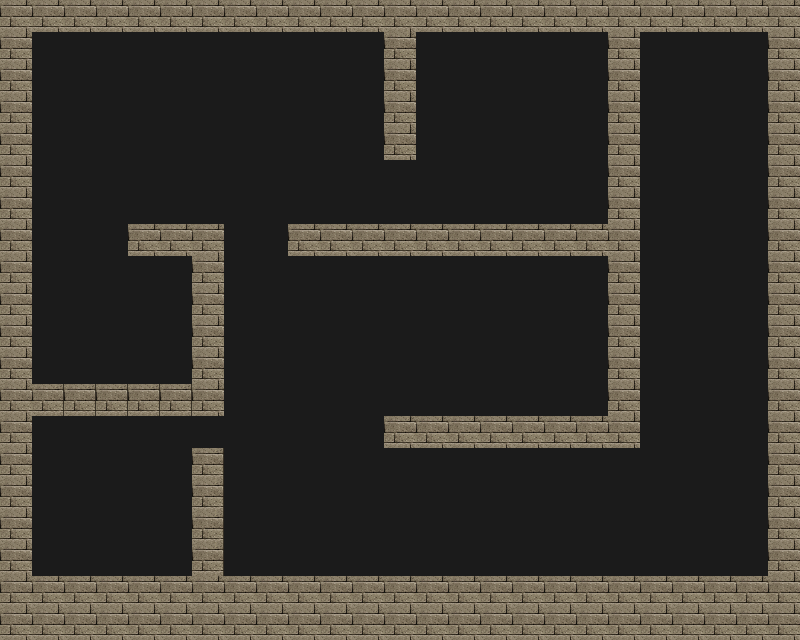

Tiled map render using the project's own tile images. Description and the whole map definition, tile-layer contents included, below:
An orthogonal 25x20 tile map with 32x32 px tiles, 2 tile layers (Road, Wall), 2 hidden layers not drawn, 4 tilesets.

<map version="1.2" tiledversion="1.2.4" orientation="orthogonal" renderorder="right-down" width="25" height="20" tilewidth="32" tileheight="32" infinite="0" nextlayerid="5" nextobjectid="1">
 <tileset firstgid="1" source="tilesets/meta.tsx" />
 <tileset firstgid="3" source="tilesets/road.tsx" />
 <tileset firstgid="4" source="tilesets/traps.tsx" />
 <tileset firstgid="196" source="tilesets/wallsandroofs.tsx" />
 <layer id="1" name="Road" width="25" height="20">
  <data encoding="csv">
3,3,3,3,3,3,3,3,3,3,3,3,3,3,3,3,3,3,3,3,3,3,3,3,3,
3,3,3,3,3,3,3,3,3,3,3,3,3,3,3,3,3,3,3,3,3,3,3,3,3,
3,3,3,3,3,3,3,3,3,3,3,3,3,3,3,3,3,3,3,3,3,3,3,3,3,
3,3,3,3,3,3,3,3,3,3,3,3,3,3,3,3,3,3,3,3,3,3,3,3,3,
3,3,3,3,3,3,3,3,3,3,3,3,3,3,3,3,3,3,3,3,3,3,3,3,3,
3,3,3,3,3,3,3,3,3,3,3,3,3,3,3,3,3,3,3,3,3,3,3,3,3,
3,3,3,3,3,3,3,3,3,3,3,3,3,3,3,3,3,3,3,3,3,3,3,3,3,
3,3,3,3,3,3,3,3,3,3,3,3,3,3,3,3,3,3,3,3,3,3,3,3,3,
3,3,3,3,3,3,3,3,3,3,3,3,3,3,3,3,3,3,3,3,3,3,3,3,3,
3,3,3,3,3,3,3,3,3,3,3,3,3,3,3,3,3,3,3,3,3,3,3,3,3,
3,3,3,3,3,3,3,3,3,3,3,3,3,3,3,3,3,3,3,3,3,3,3,3,3,
3,3,3,3,3,3,3,3,3,3,3,3,3,3,3,3,3,3,3,3,3,3,3,3,3,
3,3,3,3,3,3,3,3,3,3,3,3,3,3,3,3,3,3,3,3,3,3,3,3,3,
3,3,3,3,3,3,3,3,3,3,3,3,3,3,3,3,3,3,3,3,3,3,3,3,3,
3,3,3,3,3,3,3,3,3,3,3,3,3,3,3,3,3,3,3,3,3,3,3,3,3,
3,3,3,3,3,3,3,3,3,3,3,3,3,3,3,3,3,3,3,3,3,3,3,3,3,
3,3,3,3,3,3,3,3,3,3,3,3,3,3,3,3,3,3,3,3,3,3,3,3,3,
3,3,3,3,3,3,3,3,3,3,3,3,3,3,3,3,3,3,3,3,3,3,3,3,3,
3,3,3,3,3,3,3,3,3,3,3,3,3,3,3,3,3,3,3,3,3,3,3,3,3,
3,3,3,3,3,3,3,3,3,3,3,3,3,3,3,3,3,3,3,3,3,3,3,3,3
</data>
 </layer>
 <layer id="2" name="Trap" width="25" height="20" visible="0">
  <data encoding="csv">
0,0,0,0,0,0,0,0,0,0,0,0,0,0,0,0,0,0,0,0,0,0,0,0,0,
0,0,0,0,0,0,0,0,0,0,0,0,0,0,0,162,163,18,18,0,162,163,0,0,0,
0,0,0,0,0,0,0,0,0,0,0,0,0,0,0,178,179,18,18,0,178,179,0,0,0,
0,0,0,0,0,0,0,0,0,0,0,0,0,0,0,194,195,18,18,0,194,195,0,0,0,
0,0,0,0,0,156,0,0,0,0,0,0,0,0,0,162,163,18,18,0,18,163,163,156,0,
0,0,0,0,0,0,0,0,0,0,0,0,0,0,0,178,179,18,18,0,0,0,0,0,0,
0,0,0,0,0,0,0,0,0,0,0,0,0,0,0,194,156,18,18,0,0,0,0,0,0,
0,163,163,163,0,0,0,0,0,0,0,0,0,0,0,0,0,0,0,0,0,0,0,0,0,
0,163,163,163,163,163,0,0,0,64,64,80,81,162,163,0,0,0,0,0,0,0,0,0,0,
0,80,81,64,80,81,0,0,0,80,81,96,97,178,179,0,97,80,0,0,0,0,0,0,0,
0,96,97,18,96,97,0,0,0,96,97,80,81,162,163,0,81,96,0,0,0,0,0,0,0,
0,80,81,18,80,81,0,0,0,80,81,96,97,178,179,0,97,80,0,0,0,0,0,0,0,
0,96,97,64,96,97,0,0,0,96,97,64,64,194,195,0,0,0,0,0,0,0,0,0,0,
0,0,0,0,0,0,0,0,0,0,0,0,0,0,0,0,0,0,0,0,0,0,0,0,0,
0,0,0,0,0,0,0,0,0,0,0,0,0,0,0,0,0,0,163,163,0,0,0,0,0,
0,0,0,0,0,0,0,0,0,0,0,0,0,0,0,0,0,0,163,163,0,0,0,0,0,
0,0,0,0,0,0,0,0,0,0,0,0,0,18,18,0,0,0,163,163,0,0,0,0,0,
0,0,0,0,0,0,0,0,0,0,0,0,0,0,0,0,0,0,163,156,0,0,0,0,0,
0,0,0,0,0,0,0,0,0,0,0,0,0,0,0,0,0,0,0,0,0,0,0,0,0,
0,0,0,0,0,0,0,0,0,0,0,0,0,0,0,0,0,0,0,0,0,0,0,0,0
</data>
 </layer>
 <layer id="3" name="Wall" width="25" height="20">
  <data encoding="csv">
261,261,261,261,261,261,261,261,261,261,261,261,261,261,261,261,261,261,261,261,261,261,261,261,261,
261,0,0,0,0,0,0,0,0,0,0,0,261,0,0,0,0,0,0,261,0,0,0,0,261,
261,0,0,0,0,0,0,0,0,0,0,0,261,0,0,0,0,0,0,261,0,0,0,0,261,
261,0,0,0,0,0,0,0,0,0,0,0,261,0,0,0,0,0,0,261,0,0,0,0,261,
261,0,0,0,0,0,0,0,0,0,0,0,261,0,0,0,0,0,0,261,0,0,0,0,261,
261,0,0,0,0,0,0,0,0,0,0,0,0,0,0,0,0,0,0,261,0,0,0,0,261,
261,0,0,0,0,0,0,0,0,0,0,0,0,0,0,0,0,0,0,261,0,0,0,0,261,
261,0,0,0,261,261,261,0,0,261,261,261,261,261,261,261,261,261,261,261,0,0,0,0,261,
261,0,0,0,0,0,261,0,0,0,0,0,0,0,0,0,0,0,0,261,0,0,0,0,261,
261,0,0,0,0,0,261,0,0,0,0,0,0,0,0,0,0,0,0,261,0,0,0,0,261,
261,0,0,0,0,0,261,0,0,0,0,0,0,0,0,0,0,0,0,261,0,0,0,0,261,
261,0,0,0,0,0,261,0,0,0,0,0,0,0,0,0,0,0,0,261,0,0,0,0,261,
261,262,262,262,262,262,261,0,0,0,0,0,0,0,0,0,0,0,0,261,0,0,0,0,261,
261,0,0,0,0,0,0,0,0,3,3,3,261,261,261,261,261,261,261,261,0,0,0,0,261,
261,0,0,0,0,0,262,0,0,0,0,0,0,0,0,0,0,0,0,0,0,0,0,0,261,
261,0,0,0,0,0,262,0,0,0,0,0,0,0,0,0,0,0,0,0,0,0,0,0,261,
261,0,0,0,0,0,262,0,0,0,0,0,0,0,0,0,0,0,0,0,0,0,0,0,261,
261,0,0,0,0,0,262,0,0,0,0,0,0,0,0,0,0,0,0,0,0,0,0,0,261,
261,261,261,261,261,261,261,261,261,261,261,261,261,261,261,261,261,261,261,261,261,261,261,261,261,
261,261,261,261,261,261,261,261,261,261,261,261,261,261,261,261,261,261,261,261,261,261,261,261,261
</data>
 </layer>
 <layer id="4" name="Utility" width="25" height="20" visible="0">
  <data encoding="csv">
0,0,0,0,0,0,0,0,0,0,0,0,0,0,0,0,0,0,0,0,0,0,0,0,0,
0,0,0,0,0,0,0,0,0,0,0,0,0,0,0,0,0,0,0,0,0,0,1,1,0,
0,0,0,0,0,0,0,0,0,0,0,0,0,0,0,0,0,0,0,0,0,0,1,1,0,
0,0,0,0,0,0,0,0,0,0,0,0,0,0,0,0,0,0,0,0,0,0,1,1,0,
0,0,0,0,0,0,0,0,0,0,0,0,0,0,0,0,0,0,0,0,0,0,0,0,0,
0,0,0,0,0,0,0,0,0,0,0,0,0,0,0,0,0,0,0,0,0,0,0,0,0,
0,0,0,0,0,0,0,0,0,0,0,0,0,0,0,0,0,0,0,0,0,0,0,0,0,
0,0,0,0,0,0,0,0,0,0,0,0,0,0,0,0,0,0,0,0,0,0,0,0,0,
0,0,0,0,0,0,0,0,0,0,0,0,0,0,0,0,0,0,0,0,0,0,0,0,0,
0,0,0,0,0,0,0,0,0,0,0,0,0,0,0,0,0,0,0,0,0,0,0,0,0,
0,0,0,0,0,0,0,0,0,0,0,0,0,0,0,0,0,0,0,0,0,0,0,0,0,
0,0,0,0,0,0,0,0,0,0,0,0,0,0,0,0,0,0,0,0,0,0,0,0,0,
0,0,0,0,0,0,0,0,0,0,0,0,0,0,0,0,0,0,0,0,0,0,0,0,0,
0,0,0,0,0,0,0,0,0,0,0,0,0,0,0,0,0,0,0,0,0,0,0,0,0,
0,0,0,0,0,0,0,0,0,0,0,0,0,0,0,0,0,0,0,0,0,0,0,0,0,
0,0,0,0,0,0,0,0,0,0,0,0,0,0,0,0,0,0,0,0,0,0,0,0,0,
0,0,2,0,0,0,0,0,0,0,0,0,0,0,0,0,0,0,0,0,0,0,0,0,0,
0,0,0,0,0,0,0,0,0,0,0,0,0,0,0,0,0,0,0,0,0,0,0,0,0,
0,0,0,0,0,0,0,0,0,0,0,0,0,0,0,0,0,0,0,0,0,0,0,0,0,
0,0,0,0,0,0,0,0,0,0,0,0,0,0,0,0,0,0,0,0,0,0,0,0,0
</data>
 </layer>
</map>
